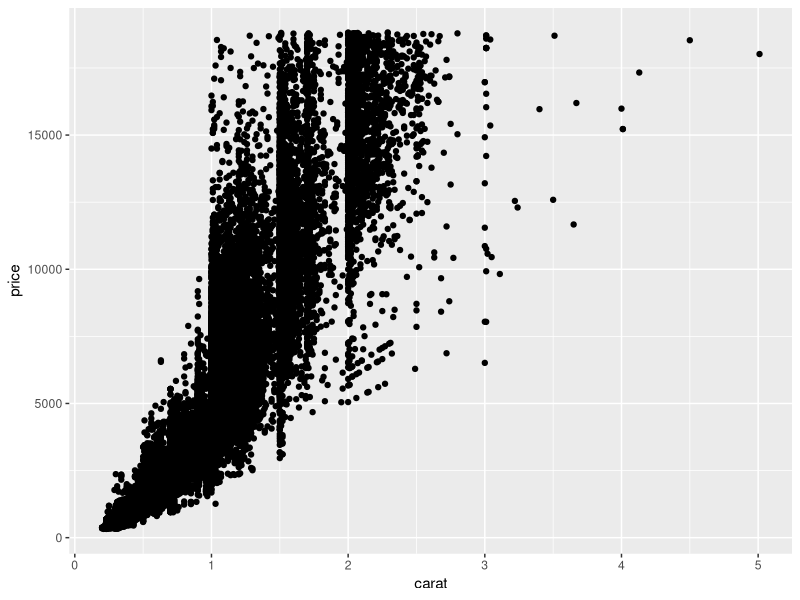
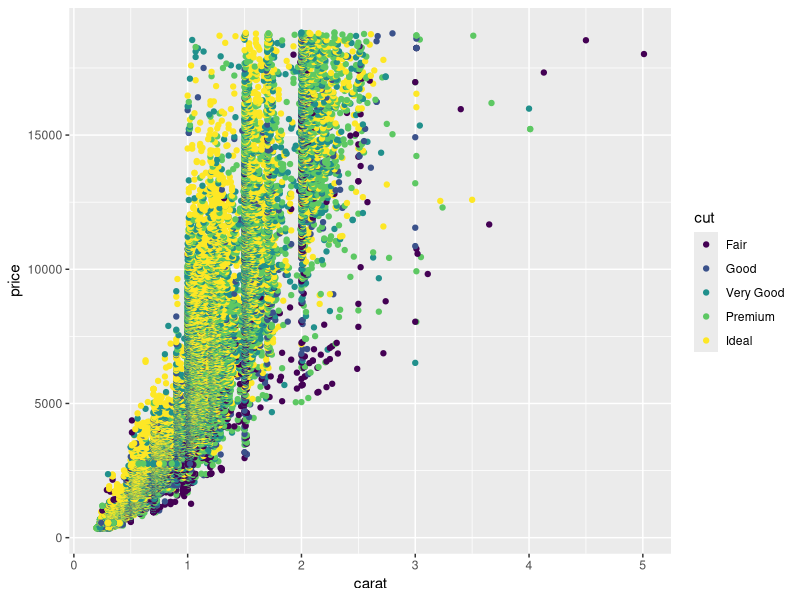
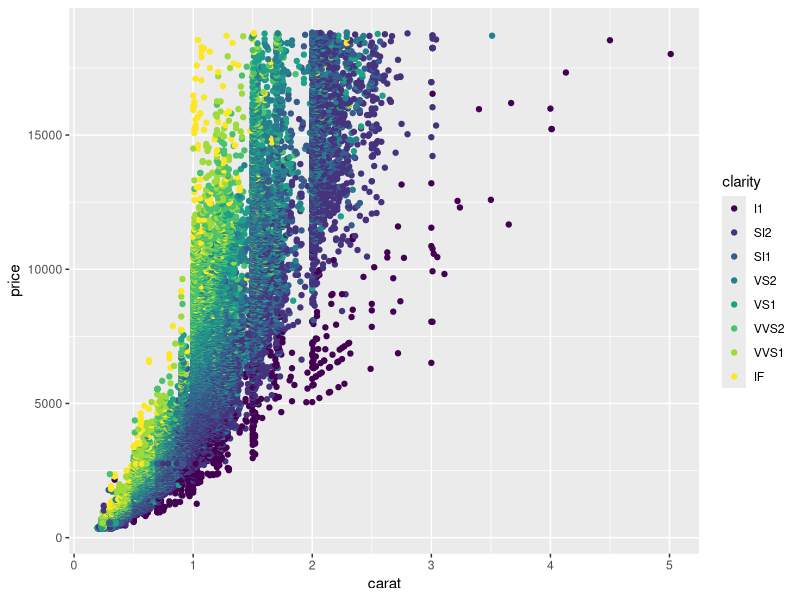

These figures' R source, in order:
## ---- chunk 1
library(tidyverse)
## ---- chunk 2
## TASK: Plot `price` vs `carat` below
ggplot(data = diamonds) + 
  geom_point(mapping = aes(x = carat, y = price))
## ---- chunk 3
## TASK: Plot `price`, `carat`, and `cut` below
ggplot(data = diamonds) + 
  geom_point(mapping = aes(x = carat, y = price, color = cut))
## ---- chunk 4
ggplot(data = diamonds) + 
  geom_point(mapping = aes(x = carat, y = price, color = clarity))

